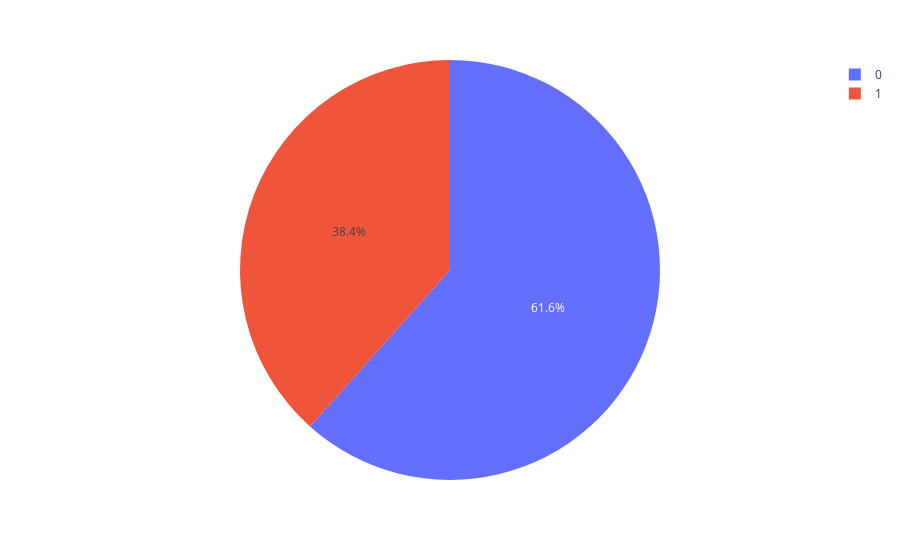

Here is the notebook cell this chart was saved with:
### Code cell
#Representacion grafica de los sobrevivientes.
df = dftrain
fig = px.pie(df,names='Survived')
fig.show()

### Figure 1 — Plotly figure (JSON) as saved in the notebook; plotly's stock layout.template omitted (floating-point values rounded to 4 significant figures; data arrays with more than 128 entries replaced by an {"elided": "..."} marker saying what was removed)
{"data": [{"domain": {"x": [0, 1], "y": [0, 1]}, "hovertemplate": "Survived=%{label}<extra></extra>", "labels": {"elided": "891 int values"}, "legendgroup": "", "name": "", "showlegend": true, "type": "pie"}], "layout": {"legend": {"tracegroupgap": 0}, "margin": {"t": 60}}}
